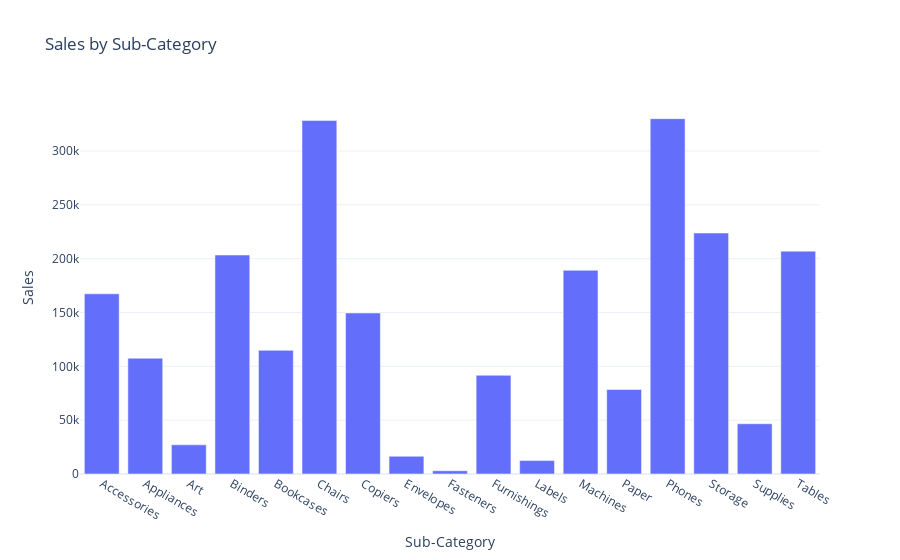

The cell this chart's notebook holds for it:
### Markdown cell above
# Sales analysis by Sub category

### Code cell
sales_by_subcategory=df.groupby('Sub-Category')['Sales'].sum().reset_index()
fig=px.bar(sales_by_subcategory,x='Sub-Category',y='Sales',title='Sales by Sub-Category')
fig.show()

### Figure 1 — Plotly figure (JSON) as saved in the notebook; plotly's stock layout.template omitted (floating-point values rounded to 4 significant figures)
{"data": [{"alignmentgroup": "True", "hovertemplate": "Sub-Category=%{x}<br>Sales=%{y}<extra></extra>", "legendgroup": "", "marker": {"color": "#636efa", "pattern": {"shape": ""}}, "name": "", "offsetgroup": "", "orientation": "v", "showlegend": false, "textposition": "auto", "type": "bar", "x": ["Accessories", "Appliances", "Art", "Binders", "Bookcases", "Chairs", "Copiers", "Envelopes", "Fasteners", "Furnishings", "Labels", "Machines", "Paper", "Phones", "Storage", "Supplies", "Tables"], "xaxis": "x", "y": [167400.0, 107500.0, 27120.0, 203400.0, 114900.0, 328400.0, 149500.0, 16480.0, 3024.0, 91710.0, 12490.0, 189200.0, 78480.0, 330000.0, 223800.0, 46670.0, 207000.0], "yaxis": "y"}], "layout": {"autosize": true, "barmode": "relative", "legend": {"tracegroupgap": 0}, "title": {"text": "Sales by Sub-Category"}, "xaxis": {"anchor": "y", "autorange": true, "domain": [0, 1], "range": [-0.5, 16.5], "title": {"text": "Sub-Category"}, "type": "category"}, "yaxis": {"anchor": "x", "autorange": true, "domain": [0, 1], "range": [0, 347400.0], "title": {"text": "Sales"}, "type": "linear"}}}
